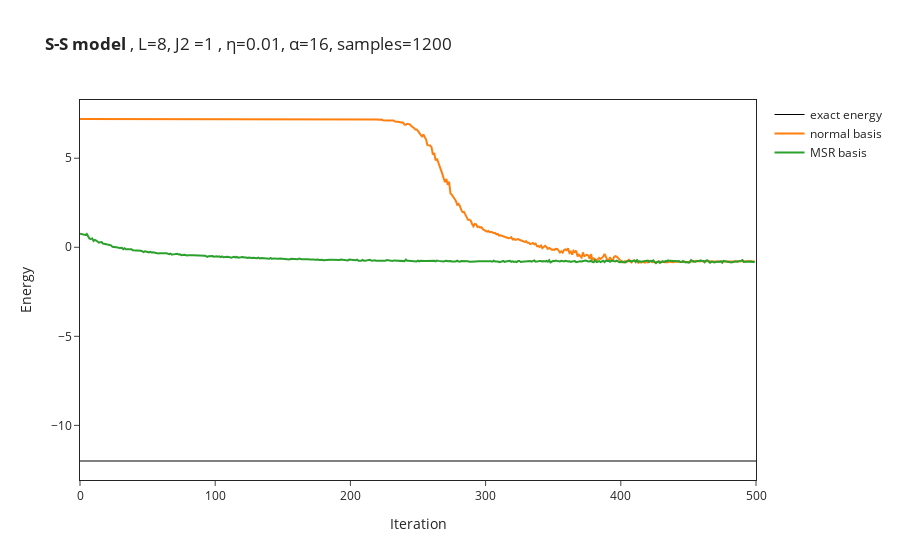

Notebook source saved alongside this figure:
### Code cell
# import the data from log file
OUT_NAME_suffixless=OUT_NAME
data = []
for i in range(no_of_runs):
    data.append(json.load(open(OUT_NAME_suffixless+str(i)+".log")))
names = ["normal basis","MSR basis"]
if DTYPE==np.complex128:
    energy_convergence = [data[i]["Energy"]["Mean"]["real"] for i in range(no_of_runs)]
    # DS_factor_convergence = [data[i]["DS_factor"]["Mean"]["real"] for i in range(no_of_runs)]
else:
    energy_convergence = [data[i]["Energy"]["Mean"] for i in range(no_of_runs)]
    # DS_factor_convergence = [data[i]["DS_factor"]["Mean"] for i in range(no_of_runs)]
for i in range(no_of_runs):
    figure.add_trace(go.Scatter(
        x=data[i]["Energy"]["iters"], y=energy_convergence[i],
        name=names[i]
    ))
    # figure.add_trace(go.Scatter(
    #     x=data[i]["Energy"]["iters"], y=DS_factor_convergence[i],
    #     name=names[i]+"_DS"
    # ))

#figure.add_hline(y=exact_gs_energy)
figure.update_layout(xaxis_title="Iteration",yaxis_title="Energy")
figure.show()

### Figure 1 — Plotly figure (JSON) as saved in the notebook; plotly's stock layout.template omitted (floating-point values rounded to 4 significant figures; data arrays with more than 128 entries replaced by an {"elided": "..."} marker saying what was removed)
{"data": [{"line": {"color": "#000000", "width": 1}, "mode": "lines", "name": "exact energy", "type": "scatter", "x": [0, 500], "y": [-12.0, -12.0]}, {"name": "normal basis", "type": "scatter", "x": {"elided": "500 int values"}, "y": {"elided": "500 float values"}}, {"name": "MSR basis", "type": "scatter", "x": {"elided": "500 int values"}, "y": {"elided": "500 float values"}}], "layout": {"title": {"text": "<b>S-S model </b>, L=8, J2 =1 , η=0.01, α=16, samples=1200"}, "xaxis": {"mirror": true, "showline": true, "title": {"text": "Iteration"}}, "yaxis": {"mirror": true, "showline": true, "title": {"text": "Energy"}}}}
